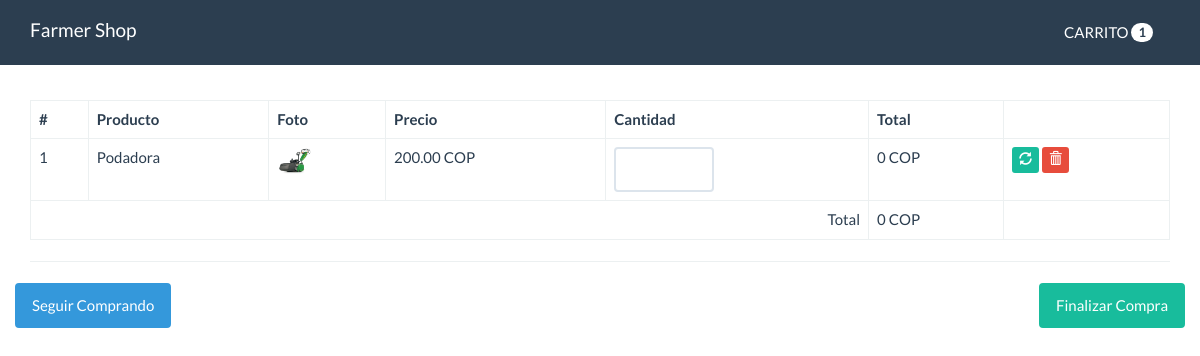
The app's page /carrito.php?id=17 with its own data.
### tables this page shows
CREATE TABLE `peliculas` (
  `id` int(11) NOT NULL,
  `titulo` varchar(80) NOT NULL,
  `descripcion` varchar(300) NOT NULL,
  `foto` varchar(100) NOT NULL,
  `precio` decimal(10,2) NOT NULL,
  `categoria_id` int(10) NOT NULL,
  `fecha` date NOT NULL,
  `estado` int(11) NOT NULL DEFAULT 1
);

### funciones.php (called while the page is built, shortened)
<?php
function calcularTotal(){
    $total = 0;
    if(isset($_SESSION['carrito'])){
        foreach($_SESSION['carrito'] as $indice => $value){
            $total += $value['precio'] * $value['cantidad'];
        }
    }
    return $total;
}
function cantidadPeliculas(){
    $cantidad = 0;
    if(isset($_SESSION['carrito'])){
        foreach($_SESSION['carrito'] as $indice => $value){
           $cantidad++;
        }
    }
    return $cantidad;
}

### src/Pelicula.php (called while the page is built, shortened)
<?php
class Pelicula{
    private $cn = null;
    public function __construct(){
        $this->config = parse_ini_file(__DIR__.'/../config.ini') ;
        $this->cn = new \PDO( $this->config['dns'], $this->config['usuario'],$this->config['clave'],array(
            \PDO::MYSQL_ATTR_INIT_COMMAND => 'SET NAMES utf8'
        ));
    }
    public function mostrarPorId($id){
        $sql = "SELECT * FROM `peliculas` WHERE `id`=:id ";
        $resultado = $this->cn->prepare($sql);
        $_array = array(
            ":id" =>  $id
        );
        if($resultado->execute($_array))
            return $resultado->fetch();
        return false;
    }
}

### carrito.php (the view, shortened to what this page needs)
<?php
require 'funciones.php';
if(isset($_GET['id']) && is_numeric($_GET['id'])){
    $id = $_GET['id'];
    $pelicula = new Kawschool\Pelicula;
    $resultado = $pelicula->mostrarPorId($id);
}
?>
<!DOCTYPE html>
<html lang="en">
  <head>
    <link rel="stylesheet" href="assets/css/bootstrap.min.css">
    <link rel="stylesheet" href="assets/css/estilos.css">
  </head>
  <body>
    <nav class="navbar navbar-default navbar-fixed-top">
      <div class="container">
        <div class="navbar-header">
            <a class="navbar-brand" href="index.php">
                Farmer Shop
            </a>
        </div>
        <div id="navbar" class="navbar-collapse collapse">
          <ul class="nav navbar-nav pull-right">
            <li>
              <a href="" class="btn">CARRITO <span class="badge"><?php print cantidadPeliculas(); ?></span></a>
            </li>
          </ul>
        </div>
      </div>
    </nav>
    <div class="container" id="main">
            <table class="table table-bordered table-hover">
                  <thead>
                    <tr>
                      <th>#</th>
                      <th>Producto</th>
                      <th>Foto</th>
                      <th>Precio</th>
                      <th>Cantidad</th>
                      <th>Total</th>
                      <th></th>
                    </tr>
                  </thead>
                  <tbody>
                      <?php
                        if(isset($_SESSION['carrito']) && !empty($_SESSION['carrito'])){
                            $c=0;
                            foreach($_SESSION['carrito'] as $indice => $value){
                                $c++;
                                $total = $value['precio'] * $value['cantidad'];
                      ?>
                        <tr>
                            <form action="actualizar_carrito.php" method="post">
                                <td><?php print $c ?></td>
                                <td><?php print $value['titulo']  ?></td>
                                <td>
                                    <?php
                                        $foto = 'upload/'.$value['foto'];
                                        if(file_exists($foto)){
                                        ?>
                                        <img src="<?php print $foto; ?>" width="35">
                                    <?php }else{?>
                                        <img src="assets/imagenes/not-found.jpg" width="35">
                                    <?php }?>
                                </td>
                                <td><?php print $value['precio']  ?> COP</td>
                                <td>
                                    <input type="text" name="cantidad" class="form-control u-size-100" value="<?php print $value['cantidad'] ?>">
                                </td>
                                <td>
                                    <?php print $total  ?> COP
                                </td>
                                <td>
                                    <button type="submit" class="btn btn-success btn-xs">
                                        <span class="glyphicon glyphicon-refresh"></span>
                                    </button>
                                    <a href="eliminar_carrito.php?id=<?php print $value['id']  ?>" class="btn btn-danger btn-xs">
                                        <span class="glyphicon glyphicon-trash"></span>
                                    </a>
                                </td>
                            </form>
                        </tr>
                    <?php
                        }
                        }else{
                    ?>
                        <tr>
                            <td colspan="7">NO HAY PRODUCTOS EN EL CARRITO</td>
                        </tr>
                    <?php
                        }
                    ?>
                </tbody>
                <tfoot>
                        <tr>
                            <td colspan="5" class="text-right">Total</td>
                            <td><?php print calcularTotal(); ?> COP</td>
                            <td></td>
                        </tr>
                </tfoot>
            </table>
            <hr>
            <?php
                if(isset($_SESSION['carrito']) && !empty($_SESSION['carrito'])){
            ?>
            <div class="row">
                    <div class="pull-left">
                        <a href="index.php" class="btn btn-info">Seguir Comprando</a>
                    </div>
                    <div class="pull-right">
                        <a href="finalizar.php" class="btn btn-success">Finalizar Compra</a>
                    </div>
            </div>
            <?php
                }
            ?>
    </div>
  </body>
</html>

### assets/css/estilos.css (style rules this page uses)
#main { margin-top: 100px; }
.u-size-100 { width: 100px; text-align: center; }

### records on screen
peliculas: titulo "Podadora", foto (picture), precio "200.00", precio "0"

### other values on screen
cantidadPeliculas() "1"
calcularTotal() "0"
